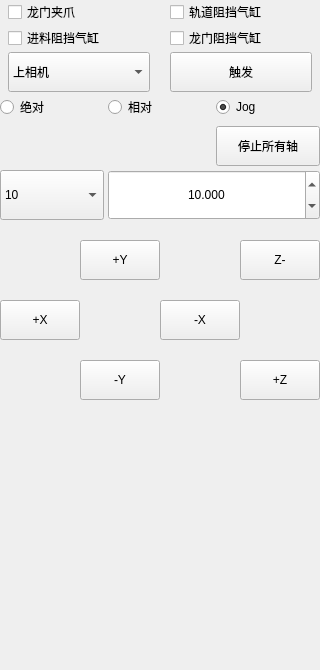
       <widget class="QWidget" name="tab_3">
        <attribute name="title">
         <string>调试页面</string>
        </attribute>
        <layout class="QVBoxLayout" name="verticalLayout" stretch="0,0,0,1">
         <property name="spacing">
          <number>0</number>
         </property>
         <property name="leftMargin">
          <number>0</number>
         </property>
         <property name="topMargin">
          <number>0</number>
         </property>
         <property name="rightMargin">
          <number>0</number>
         </property>
         <property name="bottomMargin">
          <number>0</number>
         </property>
         <item>
          <widget class="QWidget" name="widget12" native="true">
           <property name="minimumSize">
            <size>
             <width>0</width>
             <height>80</height>
            </size>
           </property>
           <layout class="QGridLayout" name="gridLayout_5" rowstretch="1,0,1,1">
            <property name="leftMargin">
             <number>8</number>
            </property>
            <property name="topMargin">
             <number>0</number>
            </property>
            <property name="rightMargin">
             <number>8</number>
            </property>
            <property name="bottomMargin">
             <number>0</number>
            </property>
            <property name="horizontalSpacing">
             <number>20</number>
            </property>
            <property name="verticalSpacing">
             <number>2</number>
            </property>
            <item row="2" column="0">
             <widget class="QCheckBox" name="checkBoxBoardBlock">
              <property name="sizePolicy">
               <sizepolicy hsizetype="Preferred" vsizetype="Preferred">
                <horstretch>0</horstretch>
                <verstretch>0</verstretch>
               </sizepolicy>
              </property>
              <property name="text">
               <string>进料阻挡气缸</string>
              </property>
             </widget>
            </item>
            <item row="2" column="1">
             <widget class="QCheckBox" name="checkBoxLongMenBoardBlock">
              <property name="sizePolicy">
               <sizepolicy hsizetype="Preferred" vsizetype="Preferred">
                <horstretch>0</horstretch>
                <verstretch>0</verstretch>
               </sizepolicy>
              </property>
              <property name="text">
               <string>龙门阻挡气缸</string>
              </property>
             </widget>
            </item>
            <item row="0" column="0">
             <widget class="QCheckBox" name="checkBoxSucker">
              <property name="sizePolicy">
               <sizepolicy hsizetype="Preferred" vsizetype="Preferred">
                <horstretch>0</horstretch>
                <verstretch>0</verstretch>
               </sizepolicy>
              </property>
              <property name="text">
               <string>龙门夹爪</string>
              </property>
             </widget>
            </item>
            <item row="0" column="1">
             <widget class="QCheckBox" name="checkBoxGuiDaoBlock">
              <property name="sizePolicy">
               <sizepolicy hsizetype="Preferred" vsizetype="Preferred">
                <horstretch>0</horstretch>
                <verstretch>0</verstretch>
               </sizepolicy>
              </property>
              <property name="text">
               <string>轨道阻挡气缸</string>
              </property>
             </widget>
            </item>
            <item row="3" column="1">
             <widget class="QPushButton" name="btnTrriger">
              <property name="minimumSize">
               <size>
                <width>0</width>
                <height>40</height>
               </size>
              </property>
              <property name="text">
               <string>触发</string>
              </property>
             </widget>
            </item>
            <item row="3" column="0">
             <widget class="QComboBox" name="cbxCameraType">
              <property name="sizePolicy">
               <sizepolicy hsizetype="Preferred" vsizetype="Preferred">
                <horstretch>0</horstretch>
                <verstretch>0</verstretch>
               </sizepolicy>
              </property>
              <item>
               <property name="text">
                <string>上相机</string>
               </property>
              </item>
              <item>
               <property name="text">
                <string>下相机</string>
               </property>
              </item>
             </widget>
            </item>
           </layout>
          </widget>
         </item>
         <item>
          <widget class="QWidget" name="widget_3" native="true">
           <property name="minimumSize">
            <size>
             <width>0</width>
             <height>120</height>
            </size>
           </property>
           <layout class="QGridLayout" name="gridLayout_11" rowstretch="0,0,0" columnstretch="1,1,1">
            <property name="leftMargin">
             <number>0</number>
            </property>
            <property name="topMargin">
             <number>0</number>
            </property>
            <property name="rightMargin">
             <number>0</number>
            </property>
            <property name="bottomMargin">
             <number>0</number>
            </property>
            <property name="spacing">
             <number>4</number>
            </property>
            <item row="2" column="0">
             <widget class="QComboBox" name="cBx_SelectedDistance">
              <property name="sizePolicy">
               <sizepolicy hsizetype="Preferred" vsizetype="Preferred">
                <horstretch>0</horstretch>
                <verstretch>0</verstretch>
               </sizepolicy>
              </property>
              <property name="currentIndex">
               <number>7</number>
              </property>
              <item>
               <property name="text">
                <string>0.01</string>
               </property>
              </item>
              <item>
               <property name="text">
                <string>0.05</string>
               </property>
              </item>
              <item>
               <property name="text">
                <string>0.1</string>
               </property>
              </item>
              <item>
               <property name="text">
                <string>0.5</string>
               </property>
              </item>
              <item>
               <property name="text">
                <string>1</string>
               </property>
              </item>
              <item>
               <property name="text">
                <string>2</string>
               </property>
              </item>
              <item>
               <property name="text">
                <string>5</string>
               </property>
              </item>
              <item>
               <property name="text">
                <string>10</string>
               </property>
              </item>
              <item>
               <property name="text">
                <string>20</string>
               </property>
              </item>
              <item>
               <property name="text">
                <string>50</string>
               </property>
              </item>
              <item>
               <property name="text">
                <string>100</string>
               </property>
              </item>
              <item>
               <property name="text">
                <string>500</string>
               </property>
              </item>
              <item>
               <property name="text">
                <string>1000</string>
               </property>
              </item>
              <item>
               <property name="text">
                <string>5000</string>
               </property>
              </item>
              <item>
               <property name="text">
                <string>10000</string>
               </property>
              </item>
             </widget>
            </item>
            <item row="0" column="0">
             <widget class="QRadioButton" name="radioButtonRelative">
              <property name="minimumSize">
               <size>
                <width>0</width>
                <height>30</height>
               </size>
              </property>
              <property name="text">
               <string>绝对</string>
              </property>
              <property name="checked">
               <bool>false</bool>
              </property>
             </widget>
            </item>
            <item row="0" column="1">
             <widget class="QRadioButton" name="radioButtonAbsolute">
              <property name="minimumSize">
               <size>
                <width>0</width>
                <height>30</height>
               </size>
              </property>
              <property name="text">
               <string>相对</string>
              </property>
             </widget>
            </item>
            <item row="0" column="2">
             <widget class="QRadioButton" name="radioButtonJog">
              <property name="minimumSize">
               <size>
                <width>0</width>
                <height>30</height>
               </size>
              </property>
              <property name="text">
               <string>Jog</string>
              </property>
              <property name="checked">
               <bool>true</bool>
              </property>
             </widget>
            </item>
            <item row="2" column="1" colspan="2">
             <widget class="QDoubleSpinBox" name="doubleSpinBox">
              <property name="sizePolicy">
               <sizepolicy hsizetype="Minimum" vsizetype="Fixed">
                <horstretch>0</horstretch>
                <verstretch>0</verstretch>
               </sizepolicy>
              </property>
              <property name="minimumSize">
               <size>
                <width>0</width>
                <height>50</height>
               </size>
              </property>
              <property name="alignment">
               <set>Qt::AlignCenter</set>
              </property>
              <property name="decimals">
               <number>3</number>
              </property>
              <property name="minimum">
               <double>-999999999.000000000000000</double>
              </property>
              <property name="maximum">
               <double>999999999.000000000000000</double>
              </property>
              <property name="value">
               <double>10.000000000000000</double>
              </property>
             </widget>
            </item>
            <item row="1" column="2">
             <widget class="QPushButton" name="btnStopAllAxis">
              <property name="minimumSize">
               <size>
                <width>60</width>
                <height>40</height>
               </size>
              </property>
              <property name="text">
               <string>停止所有轴</string>
              </property>
             </widget>
            </item>
           </layout>
          </widget>
         </item>
         <item>
          <widget class="QWidget" name="widget_2" native="true">
           <property name="minimumSize">
            <size>
             <width>0</width>
             <height>200</height>
            </size>
           </property>
           <layout class="QGridLayout" name="gridLayout_10">
            <property name="leftMargin">
             <number>0</number>
            </property>
            <property name="topMargin">
             <number>0</number>
            </property>
            <property name="rightMargin">
             <number>0</number>
            </property>
            <property name="bottomMargin">
             <number>0</number>
            </property>
            <property name="spacing">
             <number>0</number>
            </property>
            <item row="2" column="2">
             <widget class="QPushButton" name="btnMoveAxisPX">
              <property name="sizePolicy">
               <sizepolicy hsizetype="Preferred" vsizetype="Preferred">
                <horstretch>0</horstretch>
                <verstretch>0</verstretch>
               </sizepolicy>
              </property>
              <property name="minimumSize">
               <size>
                <width>60</width>
                <height>40</height>
               </size>
              </property>
              <property name="text">
               <string>-X</string>
              </property>
             </widget>
            </item>
            <item row="3" column="3">
             <widget class="QPushButton" name="btnMoveAxisNZ">
              <property name="sizePolicy">
               <sizepolicy hsizetype="Minimum" vsizetype="Preferred">
                <horstretch>0</horstretch>
                <verstretch>0</verstretch>
               </sizepolicy>
              </property>
              <property name="minimumSize">
               <size>
                <width>60</width>
                <height>40</height>
               </size>
              </property>
              <property name="text">
               <string>+Z</string>
              </property>
             </widget>
            </item>
            <item row="2" column="0">
             <widget class="QPushButton" name="btnMoveAxisNX">
              <property name="minimumSize">
               <size>
                <width>60</width>
                <height>40</height>
               </size>
              </property>
              <property name="text">
               <string>+X</string>
              </property>
             </widget>
            </item>
            <item row="3" column="1">
             <widget class="QPushButton" name="btnMoveAxisNY">
              <property name="minimumSize">
               <size>
                <width>60</width>
                <height>40</height>
               </size>
              </property>
              <property name="text">
               <string>-Y</string>
              </property>
             </widget>
            </item>
            <item row="1" column="3">
             <widget class="QPushButton" name="btnMoveAxisPZ">
              <property name="minimumSize">
               <size>
                <width>60</width>
                <height>40</height>
               </size>
              </property>
              <property name="text">
               <string>Z-</string>
              </property>
             </widget>
            </item>
            <item row="1" column="1">
             <widget class="QPushButton" name="btnMoveAxisPY">
              <property name="sizePolicy">
               <sizepolicy hsizetype="Minimum" vsizetype="Preferred">
                <horstretch>0</horstretch>
                <verstretch>0</verstretch>
               </sizepolicy>
              </property>
              <property name="minimumSize">
               <size>
                <width>60</width>
                <height>40</height>
               </size>
              </property>
              <property name="text">
               <string>+Y</string>
              </property>
             </widget>
            </item>
           </layout>
          </widget>
         </item>
         <item>
          <spacer name="verticalSpacer_2">
           <property name="orientation">
            <enum>Qt::Vertical</enum>
           </property>
           <property name="sizeHint" stdset="0">
            <size>
             <width>20</width>
             <height>250</height>
            </size>
           </property>
          </spacer>
         </item>
        </layout>
       </widget>
